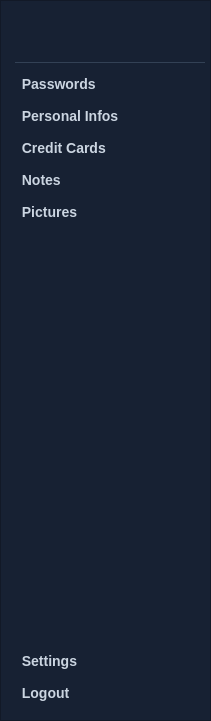
   <widget class="QFrame" name="frame">
    <property name="geometry">
     <rect>
      <x>0</x>
      <y>0</y>
      <width>211</width>
      <height>721</height>
     </rect>
    </property>
    <property name="layoutDirection">
     <enum>Qt::LayoutDirection::RightToLeft</enum>
    </property>
    <property name="styleSheet">
     <string notr="true">QFrame {
	background-color: #172133;
}
QPushButton {
	background-color: #172133;
    color: #cbd5e1;
    padding: 8px 17px;
    font-weight: bold;
    font-size: 14px;
	margin : 0px ; 	
	border : none ; 
	text-align: left;
}
QPushButton:hover {
    background-color: #212d40;
}
QPushButton:pressed {
    background-color: #172133;
    color: #cbd5e1;
}
</string>
    </property>
    <property name="frameShape">
     <enum>QFrame::Shape::StyledPanel</enum>
    </property>
    <property name="frameShadow">
     <enum>QFrame::Shadow::Raised</enum>
    </property>
    <layout class="QVBoxLayout" name="verticalLayout">
     <property name="spacing">
      <number>0</number>
     </property>
     <property name="leftMargin">
      <number>0</number>
     </property>
     <property name="topMargin">
      <number>9</number>
     </property>
     <property name="rightMargin">
      <number>0</number>
     </property>
     <item>
      <widget class="QLabel" name="logo">
       <property name="minimumSize">
        <size>
         <width>200</width>
         <height>58</height>
        </size>
       </property>
       <property name="maximumSize">
        <size>
         <width>200</width>
         <height>58</height>
        </size>
       </property>
       <property name="styleSheet">
        <string notr="true">margin : 5px;
border-bottom: 1px solid #334155;</string>
       </property>
       <property name="text">
        <string/>
       </property>
       <property name="pixmap">
        <pixmap resource="ressources.qrc">:/Assets/Pictures/Majulock.png</pixmap>
       </property>
       <property name="scaledContents">
        <bool>true</bool>
       </property>
       <property name="wordWrap">
        <bool>false</bool>
       </property>
      </widget>
     </item>
     <item>
      <widget class="QPushButton" name="passwordsBtn">
       <property name="cursor">
        <cursorShape>PointingHandCursor</cursorShape>
       </property>
       <property name="layoutDirection">
        <enum>Qt::LayoutDirection::LeftToRight</enum>
       </property>
       <property name="text">
        <string> Passwords</string>
       </property>
       <property name="icon">
        <iconset resource="ressources.qrc">
         <normaloff>:/Assets/Icons/password.svg</normaloff>:/Assets/Icons/password.svg</iconset>
       </property>
       <property name="iconSize">
        <size>
         <width>18</width>
         <height>18</height>
        </size>
       </property>
      </widget>
     </item>
     <item>
      <widget class="QPushButton" name="personalInfosBtn">
       <property name="cursor">
        <cursorShape>PointingHandCursor</cursorShape>
       </property>
       <property name="layoutDirection">
        <enum>Qt::LayoutDirection::LeftToRight</enum>
       </property>
       <property name="text">
        <string> Personal Infos</string>
       </property>
       <property name="icon">
        <iconset resource="ressources.qrc">
         <normaloff>:/Assets/Icons/user.svg</normaloff>:/Assets/Icons/user.svg</iconset>
       </property>
       <property name="iconSize">
        <size>
         <width>18</width>
         <height>18</height>
        </size>
       </property>
      </widget>
     </item>
     <item>
      <widget class="QPushButton" name="creditCardsBtn">
       <property name="cursor">
        <cursorShape>PointingHandCursor</cursorShape>
       </property>
       <property name="layoutDirection">
        <enum>Qt::LayoutDirection::LeftToRight</enum>
       </property>
       <property name="text">
        <string> Credit Cards </string>
       </property>
       <property name="icon">
        <iconset resource="ressources.qrc">
         <normaloff>:/Assets/Icons/credit-card.svg</normaloff>:/Assets/Icons/credit-card.svg</iconset>
       </property>
       <property name="iconSize">
        <size>
         <width>18</width>
         <height>18</height>
        </size>
       </property>
      </widget>
     </item>
     <item>
      <widget class="QPushButton" name="notesBtn">
       <property name="cursor">
        <cursorShape>PointingHandCursor</cursorShape>
       </property>
       <property name="layoutDirection">
        <enum>Qt::LayoutDirection::LeftToRight</enum>
       </property>
       <property name="text">
        <string> Notes</string>
       </property>
       <property name="icon">
        <iconset resource="ressources.qrc">
         <normaloff>:/Assets/Icons/notes.svg</normaloff>:/Assets/Icons/notes.svg</iconset>
       </property>
       <property name="iconSize">
        <size>
         <width>18</width>
         <height>18</height>
        </size>
       </property>
      </widget>
     </item>
     <item>
      <widget class="QPushButton" name="picturesBtn">
       <property name="cursor">
        <cursorShape>PointingHandCursor</cursorShape>
       </property>
       <property name="layoutDirection">
        <enum>Qt::LayoutDirection::LeftToRight</enum>
       </property>
       <property name="styleSheet">
        <string notr="true"/>
       </property>
       <property name="text">
        <string> Pictures </string>
       </property>
       <property name="icon">
        <iconset resource="ressources.qrc">
         <normaloff>:/Assets/Icons/pictures.svg</normaloff>:/Assets/Icons/pictures.svg</iconset>
       </property>
       <property name="iconSize">
        <size>
         <width>18</width>
         <height>18</height>
        </size>
       </property>
      </widget>
     </item>
     <item>
      <spacer name="verticalSpacer">
       <property name="orientation">
        <enum>Qt::Orientation::Vertical</enum>
       </property>
       <property name="sizeHint" stdset="0">
        <size>
         <width>20</width>
         <height>40</height>
        </size>
       </property>
      </spacer>
     </item>
     <item>
      <widget class="QPushButton" name="settingsBtn">
       <property name="cursor">
        <cursorShape>PointingHandCursor</cursorShape>
       </property>
       <property name="layoutDirection">
        <enum>Qt::LayoutDirection::LeftToRight</enum>
       </property>
       <property name="styleSheet">
        <string notr="true"/>
       </property>
       <property name="text">
        <string> Settings</string>
       </property>
       <property name="icon">
        <iconset resource="ressources.qrc">
         <normaloff>:/Assets/Icons/settings.svg</normaloff>:/Assets/Icons/settings.svg</iconset>
       </property>
       <property name="iconSize">
        <size>
         <width>18</width>
         <height>18</height>
        </size>
       </property>
      </widget>
     </item>
     <item>
      <widget class="QPushButton" name="logoutBtn">
       <property name="cursor">
        <cursorShape>PointingHandCursor</cursorShape>
       </property>
       <property name="layoutDirection">
        <enum>Qt::LayoutDirection::LeftToRight</enum>
       </property>
       <property name="text">
        <string> Logout</string>
       </property>
       <property name="icon">
        <iconset resource="ressources.qrc">
         <normaloff>:/Assets/Icons/log-out.svg</normaloff>:/Assets/Icons/log-out.svg</iconset>
       </property>
       <property name="iconSize">
        <size>
         <width>18</width>
         <height>18</height>
        </size>
       </property>
      </widget>
     </item>
    </layout>
   </widget>
